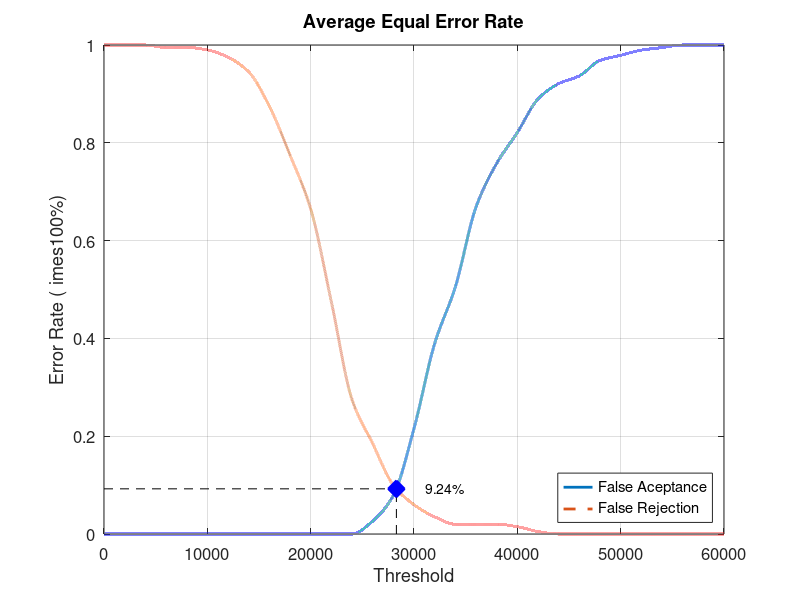
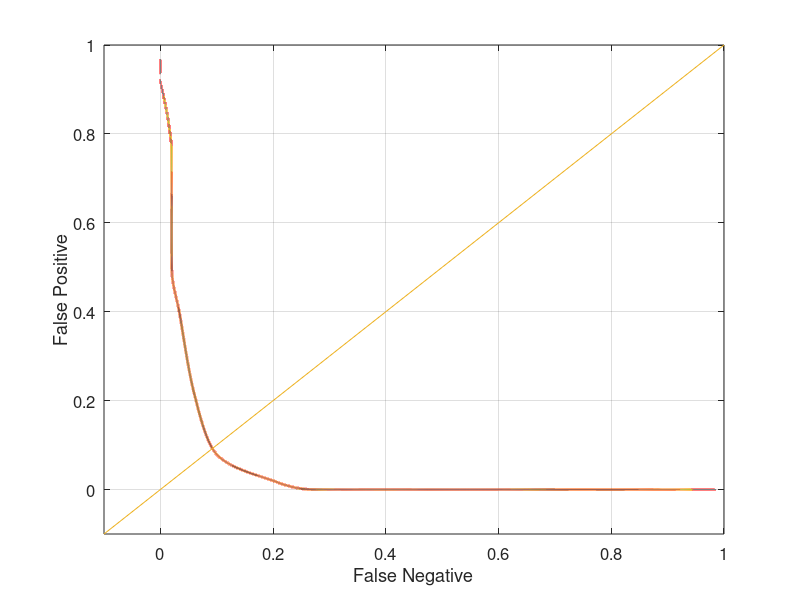

MATLAB code for these plots, in order:
close all;
clear;
clc;
x = 0:2000:60000;
xq = 0:0.5:60000;

y0 = [0 0 0 0 0 0 0 0 0 0 0 0 0 0.0263158 0.0789474 0.215789 0.389474 0.505263 0.668421 0.757895 0.821053 0.889474 0.921053 0.936842 0.968421 0.978947 0.989474 0.994737 1 1 1]
yy0 = interp1(x, y0, xq, 'pchip');
y1 = [1 1 1 0.995 0.995 0.99 0.975 0.945 0.875 0.775 0.665 0.475 0.275 0.185 0.1 0.06 0.035 0.02 0.02 0.02 0.015 0.005 0 0 0 0 0 0 0 0 0]
yy1 = interp1(x, y1, xq, 'pchip');

% Calculating EER: 
y2 = abs(y0 - y1);
find(y2 == min(y2))
yy2 = abs(yy0 - yy1);
xEER = find(yy2 == min(yy2));
xEERIndex = xq(xEER) % X-axis EER
yEER = yy0(xEER) % Y-axis EER

main = figure
plot(xq, yy0,'-','LineWidth', 2);	hold on
plot(xq, yy1,'--','LineWidth', 2);	hold on
plot([xEERIndex xEERIndex], [0 yEER], 'k--');	hold on
plot([0 xEERIndex], [yEER yEER], 'k--');	hold on
plot(xEERIndex, yEER, 'bx', 'LineWidth', 10);	hold on
text(xEERIndex + 10 * xEERIndex / 100, yEER, [num2str(round((10000 * yEER)) / 100) '%'])
legend('False Aceptance', 'False Rejection', 'Location', 'SouthEast')
xlabel('Threshold')
ylabel('Error Rate (	imes100%)')
title('Average Equal Error Rate')
set(gca, 'FontSize', 12)
axis([0 60000 0 1])
grid on

print(main, 'Database3_2Main', '-dpng');
FNRxFPR = figure('Color', [1 1 1]);
plot(yy1, yy0, '-', yy1, yy0, 'LineWidth', 2);
hold on
y = -0.1:0.1:1
plot(y, y); 
set(gca, 'FontSize', 12)
xlabel('False Negative')
ylabel('False Positive')
axis([-0.1 1 -0.1 1])
set(gca, 'FontSize', 12)
grid on

print(FNRxFPR, 'Database3_2FNRxFPR','-dpng');
